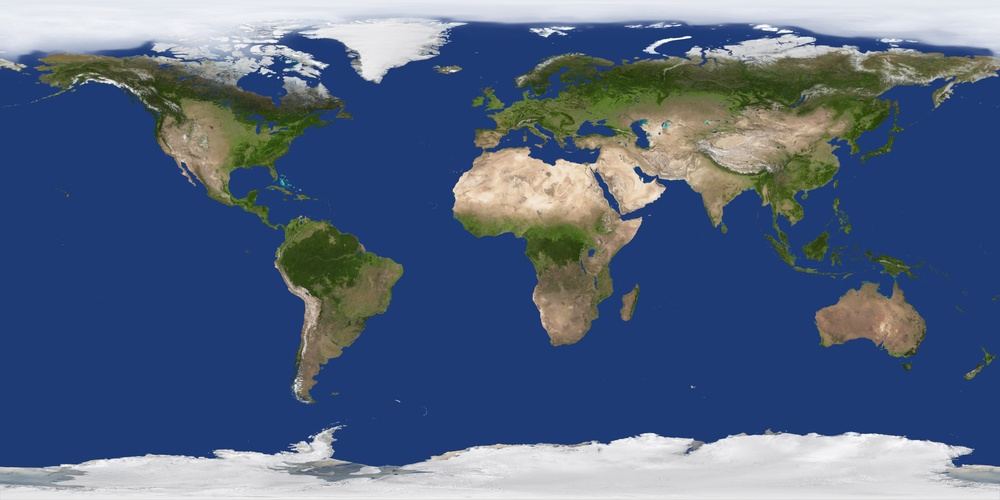
#> input picture utils/earth.jpg, 1000 x 500 px, shrunk from 2048 x 1024 before the run
$ python create_map.py
#> lines starting #> are read from the running program, lines starting #| are printed output that depends on the picture
import os
import numpy as np
import matplotlib.pyplot as plt
import matplotlib.patches as patches
from matplotlib.patches import Rectangle
from matplotlib.image import imread

import matplotlib.colors as mcolors              # added
from matplotlib import patheffects as pe         # added

# Example structure still works; code also accepts lists of boxes per region.
AREAS = {
    "North America": {
        "urban": [
            # New York City area
            {"min_lat": 40.7128, "max_lat": 40.8128, "min_lon": -74.0060, "max_lon": -73.9060},
            # Chicago area
            {"min_lat": 41.8781, "max_lat": 41.9781, "min_lon": -87.6298, "max_lon": -87.5298},
            # Los Angeles area
            {"min_lat": 34.0522, "max_lat": 34.1522, "min_lon": -118.2437, "max_lon": -118.1437}
        ],
        "rural": [
            # Central Missouri farmland
            {"min_lat": 38.5000, "max_lat": 39.2000, "min_lon": -92.8000, "max_lon": -91.8000},
            # Kansas agricultural areas
            {"min_lat": 38.8000, "max_lat": 39.5000, "min_lon": -98.5000, "max_lon": -97.5000},
            # Nebraska countryside
            {"min_lat": 41.0000, "max_lat": 41.7000, "min_lon": -97.5000, "max_lon": -96.5000}
        ]
    },
    "Europe": {
        "urban": [
            # Paris area
            {"min_lat": 48.8566, "max_lat": 48.9566, "min_lon": 2.3522, "max_lon": 2.4522},
            # Berlin area
            {"min_lat": 52.5200, "max_lat": 52.6200, "min_lon": 13.4050, "max_lon": 13.5050},
            # Madrid area
            {"min_lat": 40.4168, "max_lat": 40.5168, "min_lon": -3.7038, "max_lon": -3.6038}
        ],
        "rural": [
            # French countryside (Loire Valley)
            {"min_lat": 47.0000, "max_lat": 47.8000, "min_lon": 1.5000, "max_lon": 2.8000},
            # German countryside (Bavaria)
            {"min_lat": 48.5000, "max_lat": 49.2000, "min_lon": 11.0000, "max_lon": 12.5000},
            # Spanish countryside (Castile and León)
            {"min_lat": 41.5000, "max_lat": 42.2000, "min_lon": -5.5000, "max_lon": -4.0000}
        ]
    },
    "Asia": {
        "urban": [
            # Tokyo area
            {"min_lat": 35.6895, "max_lat": 35.7895, "min_lon": 139.6917, "max_lon": 139.7917},
            # Mumbai area
            {"min_lat": 19.0760, "max_lat": 19.1760, "min_lon": 72.8777, "max_lon": 72.9777},
            # Seoul area
            {"min_lat": 37.5665, "max_lat": 37.6665, "min_lon": 126.9780, "max_lon": 127.0780}
        ],
        "rural": [
            # Rural India (Uttar Pradesh agricultural areas)
            {"min_lat": 26.8000, "max_lat": 27.5000, "min_lon": 77.5000, "max_lon": 78.5000},
            # Rural China (Shandong Province)
            {"min_lat": 36.0000, "max_lat": 36.8000, "min_lon": 117.0000, "max_lon": 118.0000},
            # Rural Japan (Hokkaido)
            {"min_lat": 43.0000, "max_lat": 43.8000, "min_lon": 142.0000, "max_lon": 143.0000}
        ]
    },
    "South America": {
        "urban": [
            # São Paulo area
            {"min_lat": -23.5505, "max_lat": -23.4505, "min_lon": -46.6333, "max_lon": -46.5333},
            # Buenos Aires area
            {"min_lat": -34.6118, "max_lat": -34.5118, "min_lon": -58.3960, "max_lon": -58.2960},
            # Bogotá area
            {"min_lat": 4.7110, "max_lat": 4.8110, "min_lon": -74.0721, "max_lon": -73.9721}
        ],
        "rural": [
            # Brazilian countryside (São Paulo state agricultural areas)
            {"min_lat": -23.8000, "max_lat": -22.8000, "min_lon": -47.5000, "max_lon": -46.0000},
            # Argentine Pampas
            {"min_lat": -35.5000, "max_lat": -34.5000, "min_lon": -59.5000, "max_lon": -58.0000},
            # Colombian countryside
            {"min_lat": 5.0000, "max_lat": 6.0000, "min_lon": -74.5000, "max_lon": -73.0000}
        ]
    },
    "Africa": {
        "urban": [
            # Nairobi area
            {"min_lat": -1.2921, "max_lat": -1.1921, "min_lon": 36.8219, "max_lon": 36.9219},
            # Lagos area
            {"min_lat": 6.5244, "max_lat": 6.6244, "min_lon": 3.3792, "max_lon": 3.4792},
            # Cape Town area
            {"min_lat": -33.9249, "max_lat": -33.8249, "min_lon": 18.4241, "max_lon": 18.5241}
        ],
        "rural": [
            # Kenyan countryside
            {"min_lat": -1.8000, "max_lat": -0.8000, "min_lon": 36.3000, "max_lon": 37.3000},
            # Nigerian countryside
            {"min_lat": 7.0000, "max_lat": 8.0000, "min_lon": 3.0000, "max_lon": 4.5000},
            # South African countryside
            {"min_lat": -33.0000, "max_lat": -32.0000, "min_lon": 19.0000, "max_lon": 20.5000}
        ]
    }
}

EARTH_EXTENT = [-180, 180, -90, 90]  # [xmin, xmax, ymin, ymax]

def _iter_boxes_for_continent(regions: dict):
    """
    Yield (region_type, bounds_dict) for all boxes in a continent.
    Each region_type can be a dict (single box) or a list of dicts (multiple boxes).
    """
    for region_type, region_boxes in regions.items():
        if isinstance(region_boxes, dict):
            yield region_type, region_boxes
        else:
            for box in region_boxes:
                yield region_type, box

def _compute_bounds_for_continent(regions: dict, pad_frac: float = 0.10, min_pad: float = 2.0):
    """
    Compute bounding box that includes all region boxes for a continent,
    then expand by padding so all boxes fit comfortably.
    """
    lats_min, lats_max, lons_min, lons_max = [], [], [], []
    for _, b in _iter_boxes_for_continent(regions):
        lats_min.append(b["min_lat"])
        lats_max.append(b["max_lat"])
        lons_min.append(b["min_lon"])
        lons_max.append(b["max_lon"])

    if not lats_min:
        return EARTH_EXTENT[2], EARTH_EXTENT[3], EARTH_EXTENT[0], EARTH_EXTENT[1]

    min_lat, max_lat = float(min(lats_min)), float(max(lats_max))
    min_lon, max_lon = float(min(lons_min)), float(max(lons_max))

    lat_span = max(1e-6, max_lat - min_lat)
    lon_span = max(1e-6, max_lon - min_lon)

    lat_pad = max(min_pad, pad_frac * lat_span)
    lon_pad = max(min_pad, pad_frac * lon_span)

    min_lat_p = max(EARTH_EXTENT[2], min_lat - lat_pad)
    max_lat_p = min(EARTH_EXTENT[3], max_lat + lat_pad)
    min_lon_p = max(EARTH_EXTENT[0], min_lon - lon_pad)
    max_lon_p = min(EARTH_EXTENT[1], max_lon + lon_pad)

    return min_lat_p, max_lat_p, min_lon_p, max_lon_p

def _draw_earth(ax, earth_img_path: str):
    """
    Draw the full equirectangular Earth image with correct extent.
    Keep aspect='equal' to avoid skew/stretching.
    """
#> called with earth_img_path = 'utils/earth.jpg'
    if os.path.isfile(earth_img_path):
        img = imread(earth_img_path)
#> img is the input picture: shape (500, 1000, 3); mean R, G, B 84.1, 101.3, 129.6
        ax.imshow(img, extent=EARTH_EXTENT, origin="upper")  # origin upper matches lat decreasing downward
    else:
        # If missing, just set a light background
        ax.set_facecolor("#f0f0f0")

    # Maintain degrees aspect ratio; no skewing when zooming
    ax.set_aspect("equal", adjustable="box")
    ax.set_xlim(EARTH_EXTENT[0], EARTH_EXTENT[1])
    ax.set_ylim(EARTH_EXTENT[2], EARTH_EXTENT[3])

def _style_axes_off(ax):
    # ax.set_axis_off()
    # Remove margins that can show background canvas
    ax.margins(0)

def create_sampling_regions_map(
    areas,
    output_path="sampling_regions_map.pdf",
    figsize=(14, 8),
    background_image="utils/earth.jpg",
):
    """
    Create a world map showing the sampling regions for the CVGlobal dataset.
    - No axes are shown.
    - Background is not skewed (uses full image + aspect='equal').
    - Supports multiple areas per region type.
    """
    fig, ax = plt.subplots(1, 1, figsize=figsize)

    _draw_earth(ax, background_image)

    # Optional: subtle graticules behind boxes
    for x in range(-180, 181, 60):
        ax.axvline(x, color="white", lw=0.6, alpha=0.15, zorder=1)
    for y in range(-90, 91, 30):
        ax.axhline(y, color="white", lw=0.6, alpha=0.15, zorder=1)

    # Colors for region types
    colors = {"urban": "#FF3333", "rural": "#00CC99"}

    # Draw rectangles with light fill + halo for contrast
    for continent, regions in areas.items():
        for region_type, bounds in _iter_boxes_for_continent(regions):
            min_lat = bounds["min_lat"]; max_lat = bounds["max_lat"]
            min_lon = bounds["min_lon"]; max_lon = bounds["max_lon"]
            width = max_lon - min_lon
            height = max_lat - min_lat

            rect = Rectangle(
                (min_lon, min_lat),
                width,
                height,
                facecolor=mcolors.to_rgba(colors.get(region_type, "#FF3333"), 0.18),
                edgecolor=colors.get(region_type, "#FF3333"),
                linewidth=2.5,
                joinstyle="round",
                zorder=3,
            )
            rect.set_path_effects([pe.withStroke(linewidth=4.5, foreground="white")])
            ax.add_patch(rect)

    # Legend inside axes (bottom-left), Urban above Rural
    urban_patch = patches.Patch(
        facecolor=mcolors.to_rgba(colors["urban"], 0.25),
        edgecolor=colors["urban"],
        label="Urban Regions",
    )
    rural_patch = patches.Patch(
        facecolor=mcolors.to_rgba(colors["rural"], 0.25),
        edgecolor=colors["rural"],
        label="Rural Regions",
    )
    ax.legend(
        handles=[urban_patch, rural_patch],
        loc="lower left",
        ncol=1,
        frameon=True,
        fancybox=True,
        edgecolor="#444",
        framealpha=0.9,
        fontsize=12,
        borderpad=0.4,
        labelspacing=0.3,
        handlelength=1.4,
        handletextpad=0.6,
        bbox_to_anchor=(0.02, 0.02),
    )

    ax.set_title(
        "CVGlobal Dataset Sampling Regions",
        fontsize=16,
        fontweight="bold",
        pad=10,
    )

    # Clean frame and ticks
    for s in ax.spines.values():
        s.set_visible(False)
    ax.tick_params(left=False, bottom=False, labelleft=False, labelbottom=False)

    _style_axes_off(ax)
    plt.tight_layout()

    # Save PNG and PDF (paper-friendly)
    png_path = output_path.replace(".pdf", ".png")
    plt.savefig(png_path, dpi=300, bbox_inches="tight", facecolor="white")
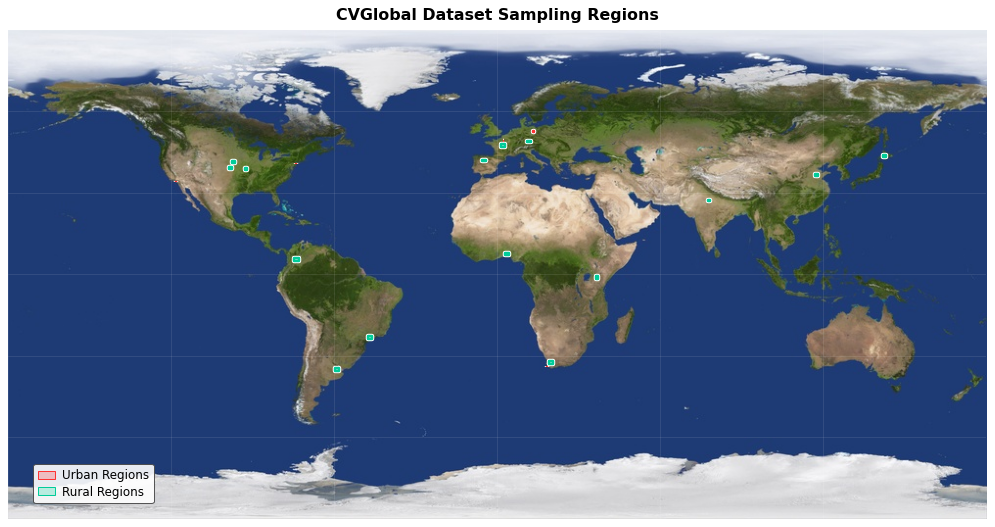
#> figure drawn by matplotlib, 1 panel
    plt.savefig(output_path, dpi=300, bbox_inches="tight", facecolor="white")
    print(f"Map saved as {png_path} and {output_path}")
    return fig, ax

def create_detailed_sampling_map(
    areas,
    output_path="detailed_sampling_map.pdf",
    figsize=(15, 10),
    background_image="utils/earth.jpg",
    pad_frac=0.12,
    min_pad=3.0,
):
    """
    Create a detailed map with one subplot per continent.
    - No axes are shown.
    - Background is not skewed (full image with aspect='equal', then set x/y limits).
    - Zoom is computed to include all areas in that continent, with padding.
    - Supports multiple areas per region.
    """
#> called with output_path = 'paper/images/detailed_sampling_map.pdf', figsize = (15, 10), background_image = 'utils/earth.jpg', pad_frac = 0.12, min_pad = 3
    fig, axes = plt.subplots(2, 3, figsize=figsize)
    axes = axes.flatten()

    colors = {"urban": "#FF3333", "rural": "#00CC99"}

    continents = list(areas.keys())
    n = len(continents)
    # Ensure we have at most 6 slots; remove extras if needed
    for idx in range(len(axes)):
        if idx >= n:
            axes[idx].remove()

    for idx, continent in enumerate(continents):
        ax = axes[idx]

        _draw_earth(ax, background_image)

        # Compute bounds to include all boxes for this continent
        min_lat, max_lat, min_lon, max_lon = _compute_bounds_for_continent(
            areas[continent], pad_frac=pad_frac, min_pad=min_pad
        )
        ax.set_xlim(min_lon, max_lon)
        ax.set_ylim(min_lat, max_lat)
        ax.set_aspect("equal", adjustable="box")

        # Draw filled rectangles with white borders for visibility
        for region_type, bounds in _iter_boxes_for_continent(areas[continent]):
            min_lat_b = bounds["min_lat"]; max_lat_b = bounds["max_lat"]
            min_lon_b = bounds["min_lon"]; max_lon_b = bounds["max_lon"]
            width = max_lon_b - min_lon_b
            height = max_lat_b - min_lat_b

            rect = Rectangle(
                (min_lon_b, min_lat_b),
                width,
                height,
                facecolor=colors.get(region_type, "#FF3333"),
                edgecolor="none",
                linewidth=6,
                alpha=0.8,
            )
            ax.add_patch(rect)

        ax.set_title(
            continent,
            fontsize=13,
            fontweight="bold",
            pad=6,
        )

        _style_axes_off(ax)

    # Figure-level legend
    urban_patch = patches.Patch(color=colors["urban"], label="Urban Regions")
    rural_patch = patches.Patch(color=colors["rural"], label="Rural Regions")
    fig.legend(
        handles=[urban_patch, rural_patch],
        loc="lower center",
        ncol=2,
        frameon=True,
        framealpha=0.95,
        fontsize=12,
        bbox_to_anchor=(0.5, 0.02),
    )

    plt.suptitle(
        "CVGlobal Dataset: Detailed Sampling Regions by Continent",
        fontsize=16,
        fontweight="bold",
        y=0.98,
    )
    plt.tight_layout(rect=[0, 0.06, 1, 0.95])

    # Save PNG and PDF (paper-friendly)
    png_path = output_path.replace(".pdf", ".png")
    plt.savefig(png_path, dpi=300, bbox_inches="tight", facecolor="white")
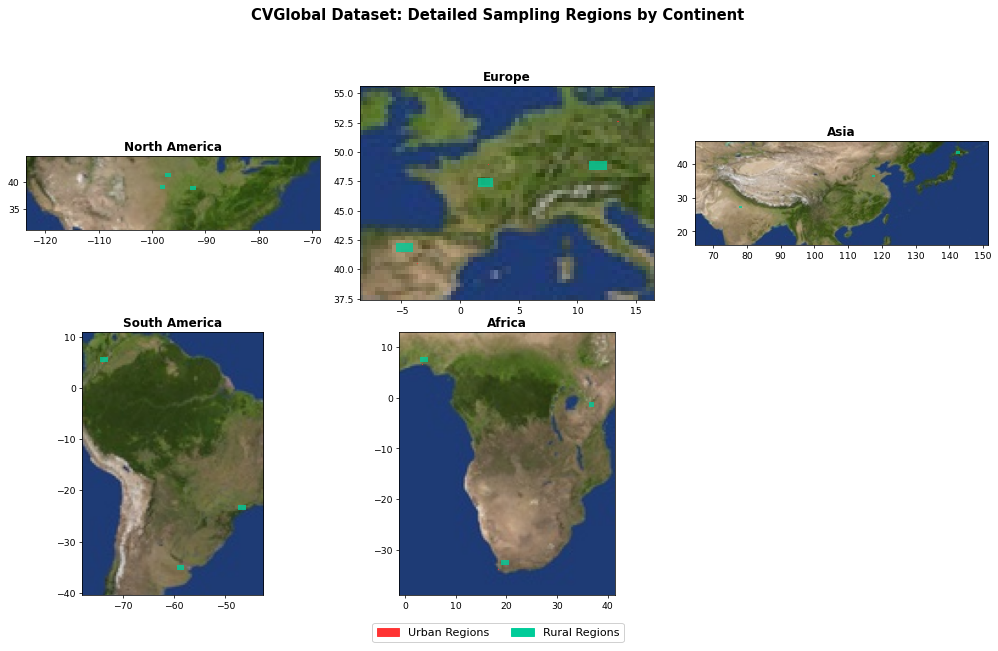
#> figure drawn by matplotlib, 5 panels
    plt.savefig(output_path, dpi=300, bbox_inches="tight", facecolor="white")
    print(f"Detailed map saved as {png_path} and {output_path}")
    return fig, axes

if __name__ == "__main__":
    # Create both maps
    out_dir = os.path.join("paper", "images")
    os.makedirs(out_dir, exist_ok=True)

    print("Creating sampling regions map...")
    create_sampling_regions_map(
        AREAS,
        output_path=os.path.join(out_dir, "sampling_regions_map.pdf"),
        background_image=os.path.join("utils", "earth.jpg"),
    )

    print("Creating detailed sampling regions map...")
    create_detailed_sampling_map(
        AREAS,
        output_path=os.path.join(out_dir, "detailed_sampling_map.pdf"),
        background_image=os.path.join("utils", "earth.jpg"),
    )

    plt.show()
